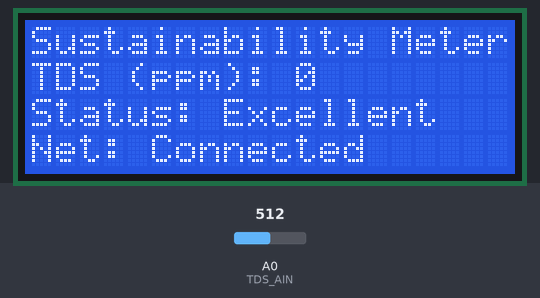
This sketch was run on a simulated Arduino Uno, built for the host (arithmetic inside an expression is 32-bit, double 64-bit). Parts: 20×4 character LCD. The test bench sets the inputs (shaded band); at power-on: A0 (TDS_AIN) = 512. Storage starts empty; what the sketch prints to the serial monitor is not drawn.

Above: at 1.7 s.
At 17.9 s:
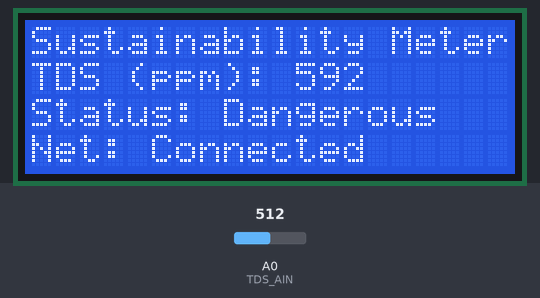
At 19.2 s:
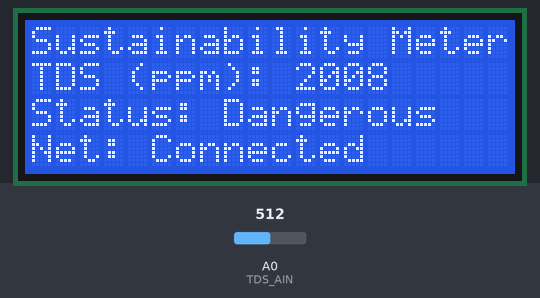

Measured:
- what the display in image 1 shows lasts 1.3 s, from 17.8 s to 19.1 s

The sketch:

tds_sensor.ino
```cpp
// Original source code: https://wiki.keyestudio.com/KS0429_keyestudio_TDS_Meter_V1.0#Test_Code

#include <sustainable_sensor.h>

#define TDS_AIN A0
#define VREF 5.0              // analog reference voltage(Volt) of the ADC
#define SCOUNT  30            // sum of sample point

#define CAMPUS "CENTRAL"
#define BUILDING "40GS"
#define ROOM "LTC"

// Define TDS Index values
#define TDS_TOO_HIGH 400
#define TDS_VERY_HIGH 300
#define TDS_HIGH 200
#define TDS_OKAY 100
#define TDS_EXCELLENT 0

// TDS Variables
int analogBuffer[SCOUNT];     // store the analog value in the array, read from ADC
int analogBufferTemp[SCOUNT];
int analogBufferIndex = 0;
int copyIndex = 0;
float averageVoltage = 0;
float tdsValue = 0;
float temperature = 16;       // current temperature for compensation

// Initalise the TDS sensor data collection instance
SensorModule tds("TDS", "TDS (ppm): ", CAMPUS, BUILDING, ROOM);

void setup(){
  if (DEBUG_FLAG)
  {
    Serial.begin(9600);
    if(SD.begin(SD_PIN)){
      sd_file_ = SD.open(LOGS_FILE, FILE_WRITE);
      sd_file_.print(millis());
      sd_file_.print(": ");
      sd_file_.println("Debug begin.");
      sd_file_.close();
    }
    Serial.println("Debug open");
  }
  pinMode(TDS_AIN,INPUT);
}

void loop(){
  getTDSValue();
  int i;
  tds.setValue((int)tdsValue);
  if (tdsValue >= TDS_TOO_HIGH)
  {
    i = 0;
    digitalWrite(WARNING_BUZZER, HIGH);
    delay(250);
    digitalWrite(WARNING_BUZZER, LOW);
  }
  else if (tdsValue >= TDS_VERY_HIGH)
  {
    i = 1;
  }
  else if (tdsValue >= TDS_HIGH)
  {
    i = 2;
  }
  else if (tdsValue >= TDS_OKAY)
  {
    i = 3;
  }
  else
  {
    i = 4;
  }
  tds.displayValues(sensor_status[i]);
  tds.sendData();
  tds.displayNetworkStatus();
  delay(1000);
}

// Median filtering algorithm
int getMedianNum(int bArray[], int iFilterLen){
  int bTab[iFilterLen];
  for (byte i = 0; i<iFilterLen; i++)
  bTab[i] = bArray[i];
  int i, j, bTemp;
  for (j = 0; j < iFilterLen - 1; j++) {
    for (i = 0; i < iFilterLen - j - 1; i++) {
      if (bTab[i] > bTab[i + 1]) {
        bTemp = bTab[i];
        bTab[i] = bTab[i + 1];
        bTab[i + 1] = bTemp;
      }
    }
  }
  if ((iFilterLen & 1) > 0){
    bTemp = bTab[(iFilterLen - 1) / 2];
  }
  else {
    bTemp = (bTab[iFilterLen / 2] + bTab[iFilterLen / 2 - 1]) / 2;
  }
  return bTemp;
}

void getTDSValue(){
  static unsigned long analogSampleTimepoint = millis();
  if(millis()-analogSampleTimepoint > 40U){     //every 40 milliseconds,read the analog value from the ADC
    analogSampleTimepoint = millis();
    analogBuffer[analogBufferIndex] = analogRead(TDS_AIN);    //read the analog value and store into the buffer
    analogBufferIndex++;
    if(analogBufferIndex == SCOUNT){
      analogBufferIndex = 0;
    }
  }

  static unsigned long printTimepoint = millis();
  if(millis()-printTimepoint > 800U){
    printTimepoint = millis();
    for(copyIndex=0; copyIndex<SCOUNT; copyIndex++){
      analogBufferTemp[copyIndex] = analogBuffer[copyIndex];

      // read the analog value more stable by the median filtering algorithm, and convert to voltage value
      averageVoltage = getMedianNum(analogBufferTemp,SCOUNT) * (float)VREF / 1024.0;

      //temperature compensation formula: fFinalResult(25^C) = fFinalResult(current)/(1.0+0.02*(fTP-25.0));
      float compensationCoefficient = 1.0+0.02*(temperature-25.0);
      //temperature compensation
      float compensationVoltage=averageVoltage/compensationCoefficient;

      //convert voltage value to tds value
      tdsValue = (133.42*compensationVoltage*compensationVoltage*compensationVoltage - 255.86*compensationVoltage*compensationVoltage + 857.39*compensationVoltage)*0.5;
    }
  }
}
```
